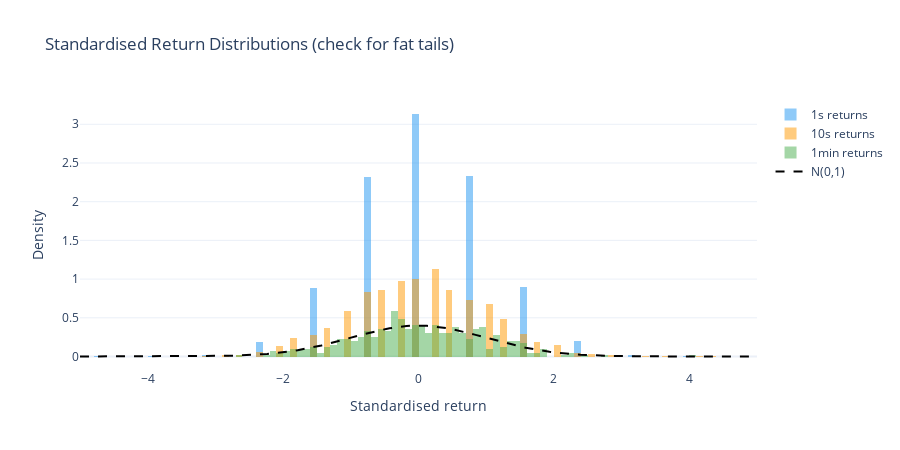

Notebook code for this chart:
### Code cell
fig_ret = go.Figure()
colors = {"1s": "#2196F3", "10s": "#FF9800", "1min": "#4CAF50"}

for label in ["1s", "10s", "1min"]:
    df = bars_all[label]
    returns = df["close"].diff().dropna().values
    if len(returns) == 0:
        continue
    
    # Normalise for comparison
    mu, sigma = returns.mean(), returns.std()
    if sigma > 0:
        z = (returns - mu) / sigma
    else:
        z = returns
    
    fig_ret.add_trace(go.Histogram(
        x=z, name=f"{label} returns",
        marker_color=colors[label], opacity=0.5,
        nbinsx=100, histnorm="probability density",
    ))
    
    kurt = stats.kurtosis(z)
    print(f"  {label:>4s}: n={len(returns):>6,}, σ={sigma:.4f}, kurtosis={kurt:.2f}")

# Normal reference
x_norm = np.linspace(-5, 5, 200)
fig_ret.add_trace(go.Scatter(
    x=x_norm, y=stats.norm.pdf(x_norm),
    name="N(0,1)", mode="lines",
    line=dict(color="black", width=2, dash="dash"),
))

fig_ret.update_layout(
    title="Standardised Return Distributions (check for fat tails)",
    xaxis=dict(title="Standardised return"),
    yaxis=dict(title="Density"),
    barmode="overlay",
    height=450,
    template="plotly_white",
)
fig_ret.show()

### Figure 1 — Plotly figure (JSON) as saved in the notebook; plotly's stock layout.template omitted (floating-point values rounded to 4 significant figures; data arrays with more than 128 entries replaced by an {"elided": "..."} marker saying what was removed)
{"data": [{"histnorm": "probability density", "marker": {"color": "#2196F3"}, "name": "1s returns", "nbinsx": 100, "opacity": 0.5, "type": "histogram", "x": {"elided": "23399 float values"}}, {"histnorm": "probability density", "marker": {"color": "#FF9800"}, "name": "10s returns", "nbinsx": 100, "opacity": 0.5, "type": "histogram", "x": {"elided": "2339 float values"}}, {"histnorm": "probability density", "marker": {"color": "#4CAF50"}, "name": "1min returns", "nbinsx": 100, "opacity": 0.5, "type": "histogram", "x": {"elided": "389 float values"}}, {"line": {"color": "black", "dash": "dash", "width": 2}, "mode": "lines", "name": "N(0,1)", "type": "scatter", "x": {"elided": "200 float values"}, "y": {"elided": "200 float values"}}], "layout": {"barmode": "overlay", "height": 450, "title": {"text": "Standardised Return Distributions (check for fat tails)"}, "xaxis": {"title": {"text": "Standardised return"}}, "yaxis": {"title": {"text": "Density"}}}}
